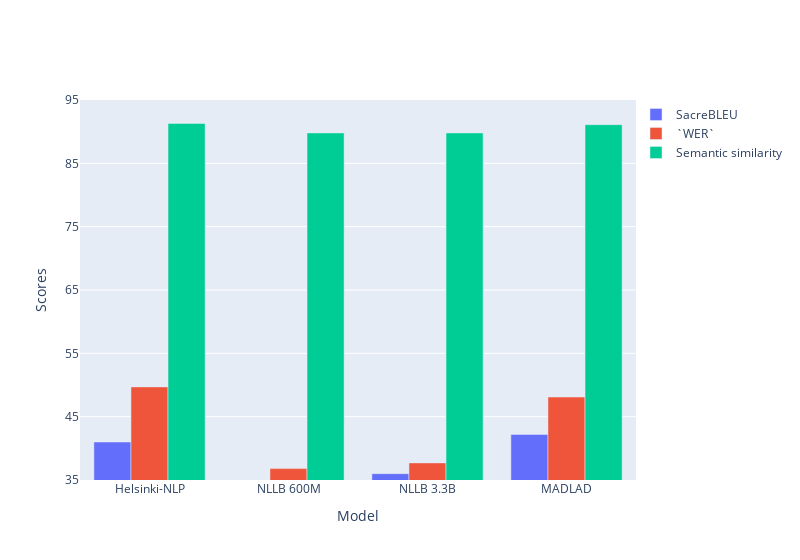

Notebook code cell kept with this figure:
### Code cell
test_data = pd.DataFrame([['Fine-tuned Helsinki-NLP', 43.2, 51.3, 91.7],
                          ['Helsinki-NLP', 37.8, 45.4, 90.9],
                          ['Meta NLLB 3.3B', 37.8, 45.4, 90.9],
                          ['Google MADLAD', 40.4, 47.3, 91.1]],
                         columns=['Model', 'SacreBLEU', '`WER`', 'Semantic similarity'])

plot_grouped_bar_chart(pretrained_data, 35, 95)

### Figure 1 — Plotly figure (JSON) as saved in the notebook; plotly's stock layout.template omitted (floating-point values rounded to 4 significant figures)
{"data": [{"name": "SacreBLEU", "x": ["Helsinki-NLP", "NLLB 600M", "NLLB 3.3B", "MADLAD"], "y": [41.0, 34.5, 36.0, 42.2], "type": "bar"}, {"name": "`WER`", "x": ["Helsinki-NLP", "NLLB 600M", "NLLB 3.3B", "MADLAD"], "y": [49.7, 36.8, 37.7, 48.1], "type": "bar"}, {"name": "Semantic similarity", "x": ["Helsinki-NLP", "NLLB 600M", "NLLB 3.3B", "MADLAD"], "y": [91.3, 89.8, 89.8, 91.1], "type": "bar"}], "layout": {"yaxis": {"title": {"text": "Scores"}, "range": [35, 95], "tickvals": [35, 45, 55, 65, 75, 85, 95]}, "legend": {"x": 1, "y": 1}, "barmode": "group", "xaxis": {"title": {"text": "Model"}}, "width": 800}}
